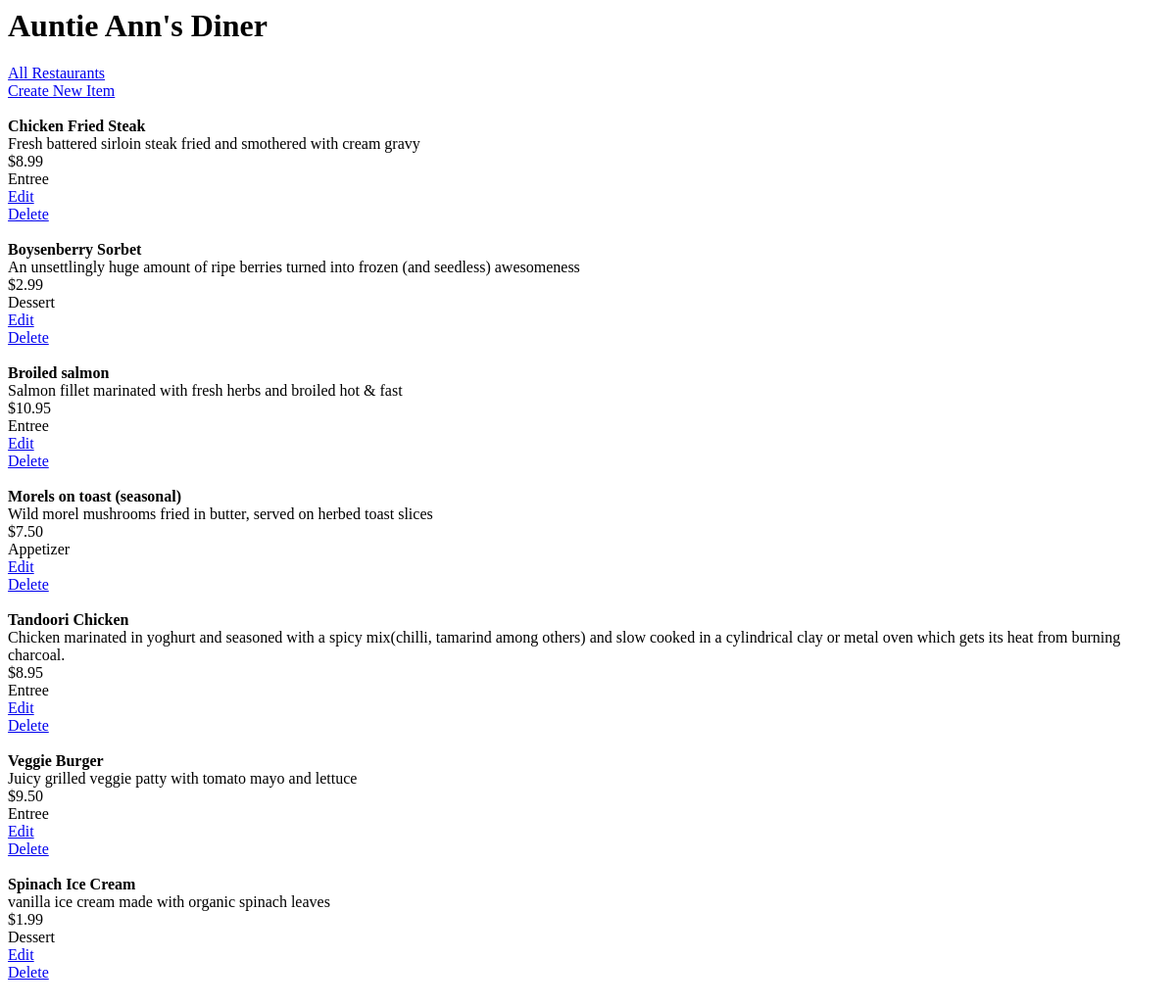
The app's page /restaurant/7/menu, older data.
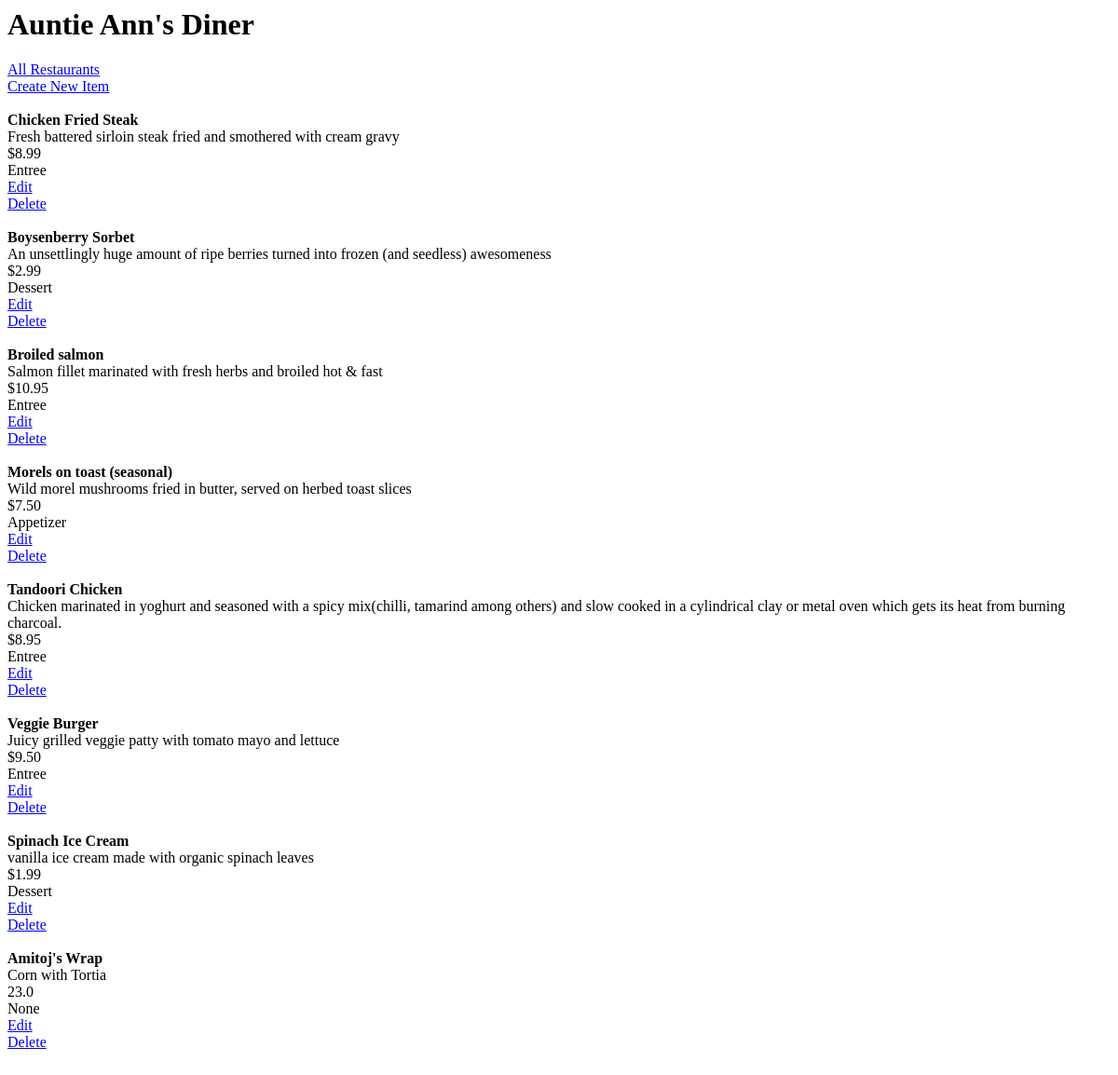
The same page, newer data.
### database_setup.py (models this page shows, shortened)
class Restaurant(Base):
	__tablename__ = 'restaurant'
	name = Column(String(80), nullable = False)
	id = Column(Integer, primary_key = True)

class MenuItem(Base):
	__tablename__ = 'menu_item'
	name = Column(String(80), nullable = False)
	id = Column(Integer, primary_key = True)
	course = Column(String(259))
	description = Column(String(250))
	price = Column(String(8))
	restaurant_id = Column(Integer, ForeignKey('restaurant.id'))
	restaurant = relationship(Restaurant)

### finalproject.py (the view)
@app.route('/restaurant/<int:restaurant_id>')
@app.route('/restaurant/<int:restaurant_id>/menu')
def showMenu(restaurant_id):
	restaurant = session.query(Restaurant).filter_by(id=restaurant_id).one()
	items = session.query(MenuItem).filter_by(restaurant_id=restaurant_id).all()
	return render_template('menu.html',items = items, restaurant=restaurant)

### templates/menu.html (shortened to what this page needs)
<html>
	<head>
		<link rel=stylesheet type=text/css href="{{ url_for('static', filename='styles.css') }}">
	</head>
	<body>
		<h1>{{restaurant.name}}</h1>
		<a href="{{url_for('showRestaurants')}}">All Restaurants</a></br>
		<a href = "{{url_for('newMenuItem', restaurant_id = restaurant.id) }}">Create New Item</a>
		{% for i in items %}
			<div>
				<b>{{i.name}}</b></br>
				{{i.description}}</br>
				{{i.price}}</br>
				{{i.course}}</br>
				<a href="{{ url_for('editMenuItem', restaurant_id = restaurant.id, menu_id = i.id) }}">Edit</a></br>
				<a href="{{ url_for('deleteMenuItem', restaurant_id = restaurant.id, menu_id = i.id) }}">Delete</a></br>
			</div>
		{% endfor %}
	</body>
</html>

Row changes from the older to the newer data that the page shows:
added MenuItem: name "Amitoj's Wrap", description "Corn with Tortia", price "23.0", course "None"
